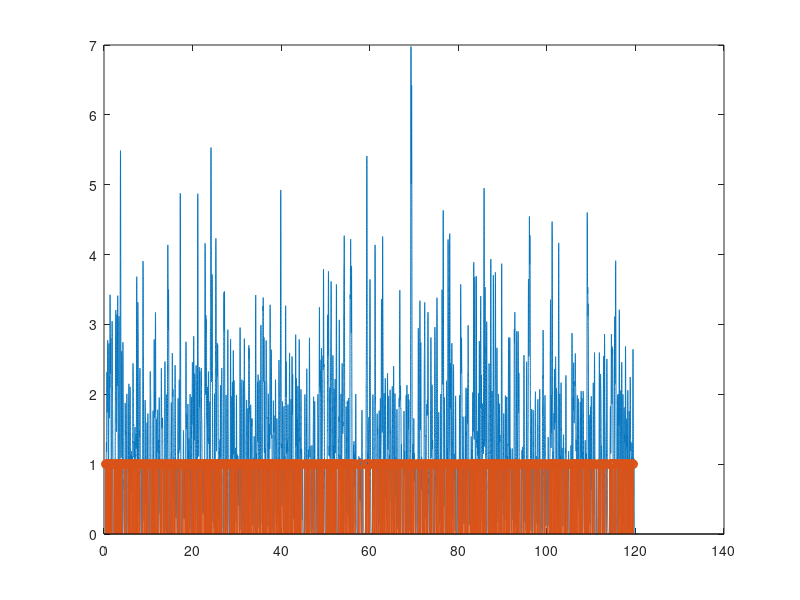

MATLAB code to generate this figure:
%% create 100 random numbers between 0 and 1 and visualize them

%% Arduino sampling problem
% An arduino circuit is trying to sample the voltage at a power line in Europe. 
% It takes one sample every 2 to 10 ms (uniformly distributed) for 200 milliseconds. 
% Simulate this system by generating the timestamps and the values of the voltage in the power line.
% Plot the sampled signal as a function of time

%% NI-DAQ sampling
% A National Instruments DAQ system samples voltage from a North American
% outlet for 120 ms. Create signals when the sampling rate is set to (a) 72 Hz, (b) 120 Hz, (c) 600 Hz.


%% Image as a composition of signals
% Create a gabor image using your knowledge of sampling and frequency

%% Time vs frequency domain
% Extract the flicker from the mouse OFT video and determine its frequency

%% Nonlinear time domain filtering
% Extract the background image of the OFT (without the mouse)

%% Impulse response, convolution, and linear time-invariant systems
% simulate Ca2+ sensor response of a neuron with mean firing rate of 10 Hz

% Simulate Ca2+ sensor dynamics
tSim_kern = 500/1000; % 100 ms
dt = 1/1000;
tau = 100/1000; % s 
riseOrder = 4; % 'fall-off' dynamics
t = 0:dt:tSim_kern; % s
f = ((t/tau).*( exp(1-(t/tau)) )).^riseOrder;

% Simulate a spike train for a neuron firing at 10 Hz
fr = 10; % Hz
tSim_caSig = 120; % s
spikeTrain = rand(1, tSim_caSig/dt) < fr*dt;

figure;
caSig = conv(spikeTrain, f);
t = (0:length(caSig)-1)*dt;
plot(t, caSig);
hold all;
stem(find(spikeTrain == 1)*dt, spikeTrain((spikeTrain == 1)));